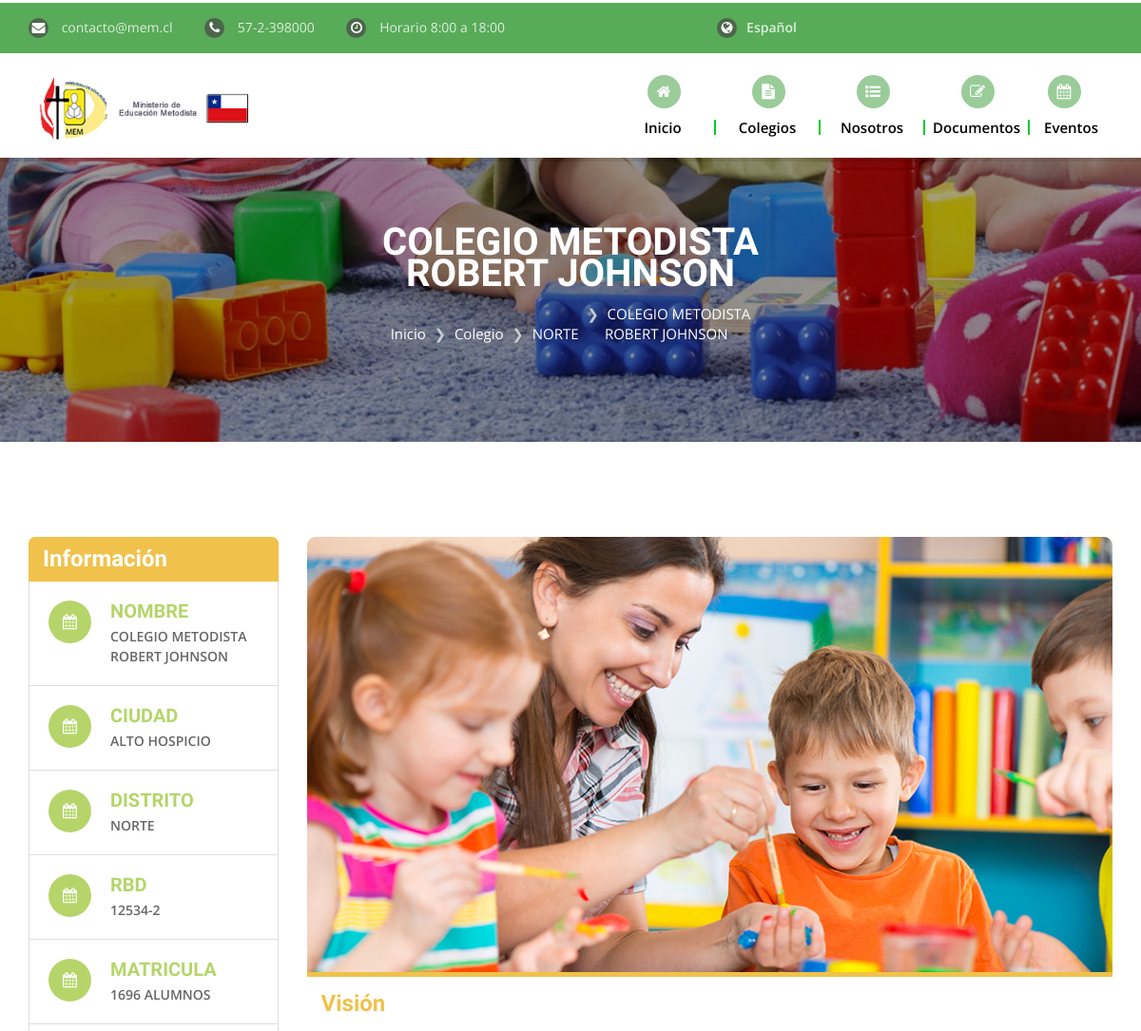
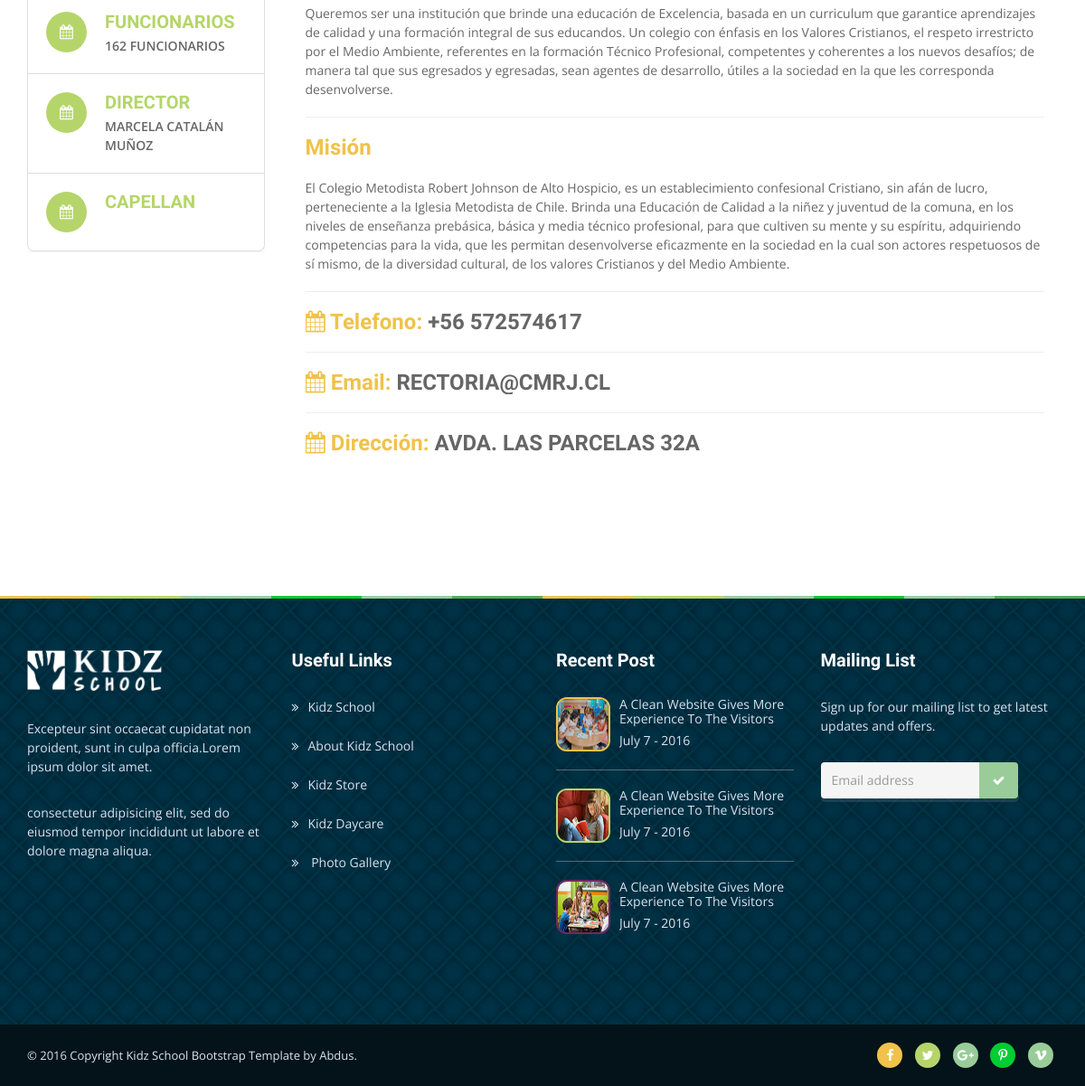
Screenshot of /colegio.php?id=7 with the database file from the repository (2 pictures, top to bottom).
### tables this page shows
CREATE TABLE IF NOT EXISTS `institucion` (
  `id` int(11) NOT NULL,
  `nombre` varchar(100) NOT NULL,
  `rbd` varchar(15) NOT NULL,
  `direccion` varchar(100) NOT NULL,
  `ciudad` varchar(100) NOT NULL,
  `distrito` varchar(100) NOT NULL,
  `telefono` varchar(15) NOT NULL,
  `email` varchar(100) NOT NULL,
  `web` varchar(100) DEFAULT NULL,
  `director` varchar(100) DEFAULT NULL,
  `capellan` varchar(100) DEFAULT NULL,
  `funcionarios` int(11) DEFAULT NULL,
  `vision` varchar(10000) DEFAULT NULL,
  `mision` varchar(10000) DEFAULT NULL,
  `matricula` int(11) NOT NULL
);

### colegio.php (the view, shortened to what the rows shown need)
<?php
include("conexion.php");
$id = $_GET["id"];
?>
<!DOCTYPE html>
<html lang="es">
<head>
  <link href="plugins/jquery-ui/jquery-ui.css" rel="stylesheet">
  <link href="plugins/bootstrap/css/bootstrap.min.css" rel="stylesheet">
  <link href="plugins/font-awesome/css/font-awesome.min.css" rel="stylesheet">
  <link rel="stylesheet" type="text/css" href="plugins/rs-plugin/css/settings.css" media="screen">
  <link rel="stylesheet" type="text/css" href="plugins/selectbox/select_option1.css">
  <link rel="stylesheet" type="text/css" href="plugins/owl-carousel/owl.carousel.css" media="screen">
  <link rel="stylesheet" type="text/css" href="plugins/isotope/jquery.fancybox.css">
  <link rel="stylesheet" type="text/css" href="plugins/isotope/isotope.css">
  <link href="css/style.css" rel="stylesheet">
  <link rel="stylesheet" href="css/default.css" id="option_color">
</head>
<body class="body-wrapper">
  <div class="main-wrapper">
<?php
$array = Colegio($id);
$dato = $array->fetch_assoc();
?>
    <section class="pageTitleSection">
      <div class="container">
        <div class="pageTitleInfo">
          <h2><?php echo utf8_encode($dato['nombre']); ?></h2>
          <ol class="breadcrumb">
            <li><a href="index.html">Inicio</a></li>
            <li>Colegio</li>
            <li><?php echo utf8_encode($dato['distrito']); ?></li>
            <li class="active"><?php echo utf8_encode(str_replace("<br>","",$dato['nombre'])); ?></li>
          </ol>
        </div>
      </div>
    </section>
    <section class="mainContent full-width clearfix courseSingleSection">
      <div class="container">
        <div class="row">
          <div class="col-md-9 col-sm-8 col-xs-12 block pull-right">
            <div class="thumbnail thumbnailContent alt">
              <div class="caption border-color-1">
                <h3 class="color-1">Visión</h3>
                <p><?php echo utf8_encode($dato['vision']); ?></p>
                <hr>
                <h3 class="color-1">Misión</h3>
                <p><?php echo utf8_encode($dato['mision']); ?></p>
                <hr>
                <h3 class="color-1"><i class="fa fa-calendar" aria-hidden="true"></i> Telefono: <span style="color: #666666;">+56 <?php echo utf8_encode($dato['telefono']); ?></span></h3>
                <hr>
                <h3 class="color-1"><i class="fa fa-calendar" aria-hidden="true"></i> Email: <span style="color: #666666;"><?php echo utf8_encode($dato['email']); ?></span></h3>
                <hr>
                <h3 class="color-1"><i class="fa fa-calendar" aria-hidden="true"></i> Dirección: <span style="color: #666666;"><?php echo utf8_encode($dato['direccion']); ?></span></h3>
              </div>
            </div>
          </div>
          <div class="col-md-3 col-sm-4 col-xs-12 pull-left">
            <aside>
              <div class="rightSidebar">
                <div class="panel panel-default">
                  <div class="panel-body">
                    <ul class="media-list">
                      <li class="media">
                        <div class="media-body iconContent">
                          <h4 class="media-heading color-2">Nombre</h4>
                          <p><?php echo utf8_encode($dato['nombre']); ?></p>
                        </div>
                      </li>
                      <li class="media">
                        <div class="media-body iconContent">
                          <h4 class="media-heading color-2">Ciudad</h4>
                          <p><?php echo utf8_encode($dato['ciudad']); ?></p>
                        </div>
                      </li>
                      <li class="media">
                        <div class="media-body iconContent">
                          <h4 class="media-heading color-2">Distrito</h4>
                          <p><?php echo utf8_encode($dato['distrito']); ?></p>
                        </div>
                      </li>
                      <li class="media">
                        <div class="media-body iconContent">
                          <h4 class="media-heading color-2">RBD</h4>
                          <p><?php echo utf8_encode($dato['rbd']); ?></p>
                        </div>
                      </li>
                      <li class="media">
                        <div class="media-body iconContent">
                          <h4 class="media-heading color-2">Matricula</h4>
                          <p><?php echo utf8_encode($dato['matricula']); ?> ALUMNOS</p>
                        </div>
                      </li>
                      <li class="media">
                        <div class="media-body iconContent">
                          <h4 class="media-heading color-2">Funcionarios</h4>
                          <p><?php echo utf8_encode($dato['funcionarios']); ?> FUNCIONARIOS</p>
                        </div>
                      </li>
                      <li class="media">
                        <div class="media-body iconContent">
                          <h4 class="media-heading color-2">Director</h4>
                          <p><?php echo utf8_encode($dato['director']); ?></p>
                        </div>
                      </li>
                    </ul>
                  </div>
                </div>
              </div>
            </aside>
          </div>
        </div>
      </div>
    </section>
</div>
</body>
</html>

### rows the page displays
institucion: nombre "COLEGIO METODISTA ROBERT JOHNSON", distrito "NORTE", vision "Queremos ser una institución que brinde una educación de Excelencia, basada en un curriculum que garantice aprendizajes de calidad y una formación integral de sus educandos. Un colegio con énfasis en los Valores Cristianos, el respeto irrestricto por el Medio Ambiente, referentes en la formación Técnico Profesional, competentes y coherentes a los nuevos desafíos; de manera tal que sus egresados y egresadas, sean agentes de desarrollo, útiles a la sociedad en la que les corresponda desenvolverse.", mision "El Colegio Metodista Robert Johnson de Alto Hospicio, es un establecimiento confesional Cristiano, sin afán de lucro, perteneciente a la Iglesia Metodista de Chile. Brinda una Educación de Calidad a la niñez y juventud de la comuna, en los niveles de enseñanza prebásica, básica y media técnico profesional, para que cultiven su mente y su espíritu, adquiriendo competencias para la vida, que les permitan desenvolverse eficazmente en la sociedad en la cual son actores respetuosos de sí mismo, de la diversidad cultural, de los valores Cristianos y del Medio Ambiente.", telefono "572574617", email "RECTORIA@CMRJ.CL", direccion "AVDA. LAS PARCELAS 32A", ciudad "ALTO HOSPICIO", rbd "12534-2", matricula "1696", funcionarios "162", director "MARCELA CATALÁN MUÑOZ"
